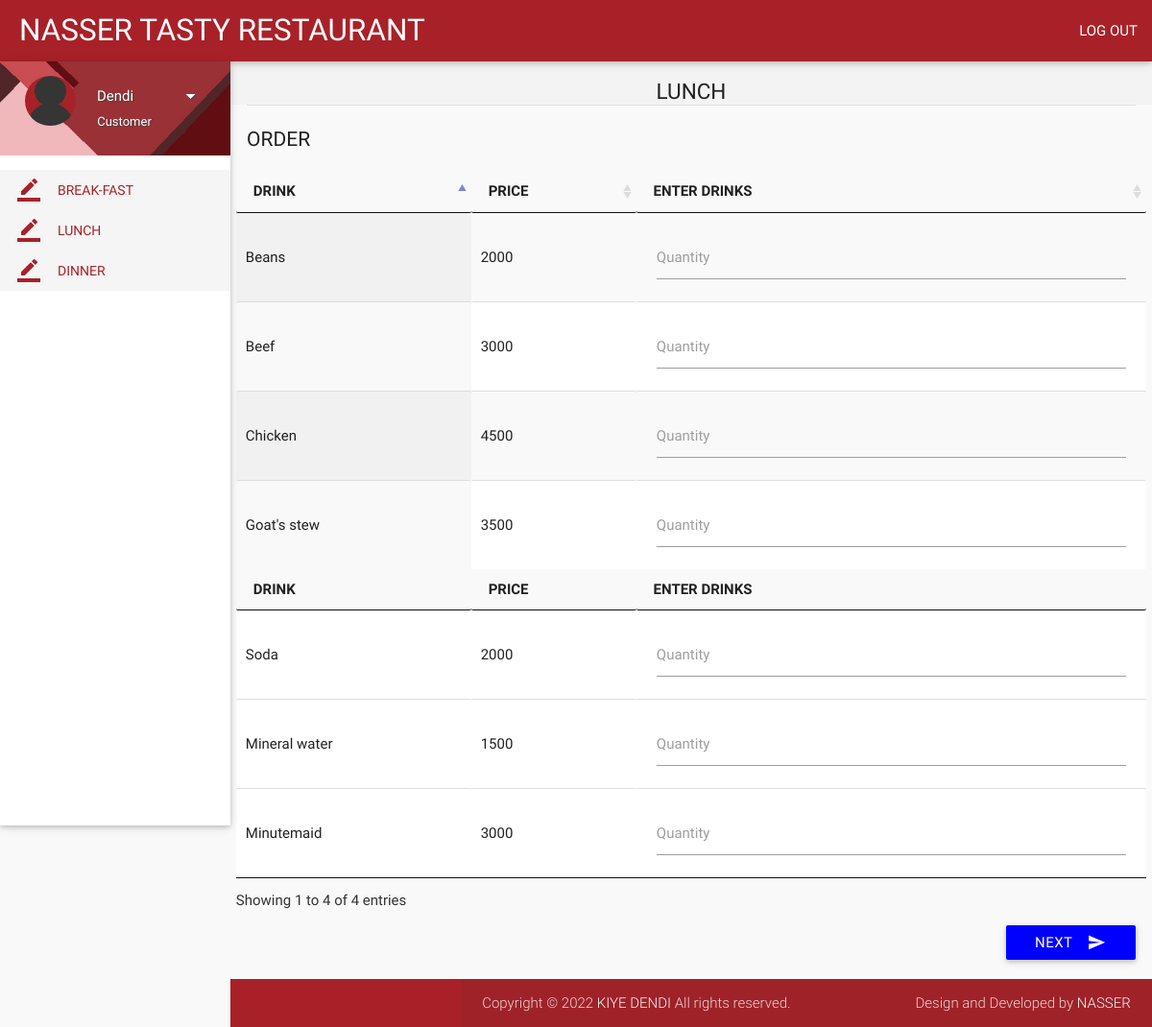
Page /lunch.php (signed in) on the committed database.
### tables this page shows
CREATE TABLE `items` (
  `id` int(11) NOT NULL,
  `name` varchar(70) NOT NULL,
  `price` int(11) NOT NULL,
  `deleted` tinyint(4) NOT NULL DEFAULT '0',
  `foodtype` varchar(700) NOT NULL
);

### includes/connect.php (called while the page is built, shortened)
<?php
$name = $_SESSION['name'];
$role = $_SESSION['role'];
?>

### lunch.php (the view, shortened to what this page needs)
<?php
include 'includes/connect.php';
	if($_SESSION['customer_sid']==session_id())
	{
		?>
<!DOCTYPE html>
<html lang="en">
<head>
  <link href="css/materialize.min.css" type="text/css" rel="stylesheet" media="screen,projection">
  <link href="css/style.min.css" type="text/css" rel="stylesheet" media="screen,projection">
  <link href="css/custom/custom.min.css" type="text/css" rel="stylesheet" media="screen,projection">
  <link href="js/plugins/perfect-scrollbar/perfect-scrollbar.css" type="text/css" rel="stylesheet" media="screen,projection">
  <link href="js/plugins/data-tables/css/jquery.dataTables.min.css" type="text/css" rel="stylesheet" media="screen,projection">
</head>
<body>
  <header id="header" class="page-topbar">
        <div class="navbar-fixed">
            <nav class="navbar-color">
                <div class="nav-wrapper">
                    <ul class="left">
                      <li><h1 class="logo-wrapper"><a href="index.php" class="brand-logo darken-1">NASSER TASTY RESTAURANT</a> <span class="logo-text"></span></h1></li>
                    </ul>
                    <ul class="right hide-on-med-and-down">
                        <li><a href="#" class="waves-effect waves-block waves-light"><a href="routers/logout.php">LOG OUT</i></a>
                        </li>
                    </ul>
                </div>
            </nav>
        </div>
  </header>
  <div id="main">
    <div class="wrapper">
      <aside id="left-sidebar-nav">
        <ul id="slide-out" class="side-nav fixed leftside-navigation">
            <li class="user-details cyan darken-2">
            <div class="row">
                <div class="col col s4 m4 l4">
                    <img src="images/avatar.jpg" alt="" class="circle responsive-img valign profile-image">
                </div>
                <div class="col col s8 m8 l8">
                    <a class="btn-flat dropdown-button waves-effect waves-light white-text profile-btn" href="#" data-activates="profile-dropdown"><?php echo $name;?> <i class="mdi-navigation-arrow-drop-down right"></i></a>
                    <p class="user-roal"><?php echo $role;?></p>
                </div>
            </div>
            </li>
            <li class="bold active"><a href="breakfast.php" class="waves-effect waves-cyan"><i class="mdi-editor-border-color"></i> BREAK-FAST</a>
            </li>
 <li class="bold active"><a href="lunch.php" class="waves-effect waves-cyan"><i class="mdi-editor-border-color"></i> LUNCH</a>
            </li>
 <li class="bold active"><a href="dinner.php" class="waves-effect waves-cyan"><i class="mdi-editor-border-color"></i> DINNER</a>
            </li>
        </ul>
        </aside>
      <section id="content">
        <div id="breadcrumbs-wrapper">
          <div class="container">
            <div class="row">
              <div class="col s12 m12 l12">
                <h5 class="breadcrumbs-title"><center>LUNCH</center></h5>
              </div>
            </div>
          </div>
        </div>
        <div class="container">
          <div class="divider"></div>
		  <form class="formValidate" id="formValidate" method="post" action="place-order.php" novalidate="novalidate">
            <div class="row">
              <div class="col s12 m4 l3">
                <h4 class="header">Order </h4>
              </div>
              <div>
                  <table id="data-table-customer" class="responsive-table display" cellspacing="0">
                    <thead>
                      <tr>
                       <th>DRINK</th>
                        <th>PRICE </th>
                        <th>ENTER DRINKS</th>
                      </tr>
                    </thead>
                    <tbody>
				<?php
				$result = mysqli_query($con, "SELECT * FROM items where foodtype = 'lunch';");
				while($row = mysqli_fetch_array($result))
				{
					echo '<tr><td>'.$row["name"].'</td><td>'.$row["price"].'</td>';
					echo '<td><div class="input-field col s12"><label for='.$row["id"].' class="">Quantity</label>';
					echo '<input id="'.$row["id"].'" name="'.$row['id'].'" type="text" data-error=".errorTxt'.$row["id"].'"><div class="errorTxt'.$row["id"].'"></div></td></tr>';
				}
echo '
<thead><tr>			<th>DRINK</th>
                        <th>PRICE </th>
                        <th>ENTER DRINKS</th>
                      </tr>
                    </thead>';
				$result = mysqli_query($con, "SELECT * FROM items where foodtype = 'drink';");
				while($row = mysqli_fetch_array($result))
				{
					echo '<tr><td>'.$row["name"].'</td><td>'.$row["price"].'</td>';
					echo '<td><div class="input-field col s12"><label for='.$row["id"].' class="">Quantity</label>';
					echo '<input id="'.$row["id"].'" name="'.$row['id'].'" type="text" data-error=".errorTxt'.$row["id"].'"><div class="errorTxt'.$row["id"].'"></div></td></tr>';
				}
				?>
                    </tbody>
</table>
              </div>
			  <div>
			  <div class="input-field col s12">
                              <button class="btn cyan waves-effect waves-light right" type="submit" name="action">NEXT
                                <i class="mdi-content-send right"></i>
                              </button>
                            </div>
            </div>
			</form>
          </div>
        </div>
  </div>
  <footer class="page-footer">
    <div class="footer-copyright">
      <div class="container">
        <span>Copyright © 2022 <a class="grey-text text-lighten-4" href="#" target="_blank">KIYE DENDI</a> All rights reserved.</span>
        <span class="right"> Design and Developed by <a class="grey-text text-lighten-4" href="#">NASSER</a></span>
        </div>
    </div>
  </footer>
</body>
</html>
<?php
	}
?>

### rows in the picture
items: name "Goat's stew", price "3500"
items: name "Beef", price "3000"
items: name "Chicken", price "4500"
items: name "Beans", price "2000"
items: name "Soda", price "2000"
items: name "Mineral water", price "1500"
items: name "Minutemaid", price "3000"

### other values in the picture
$name "Dendi"
$role "Customer"
